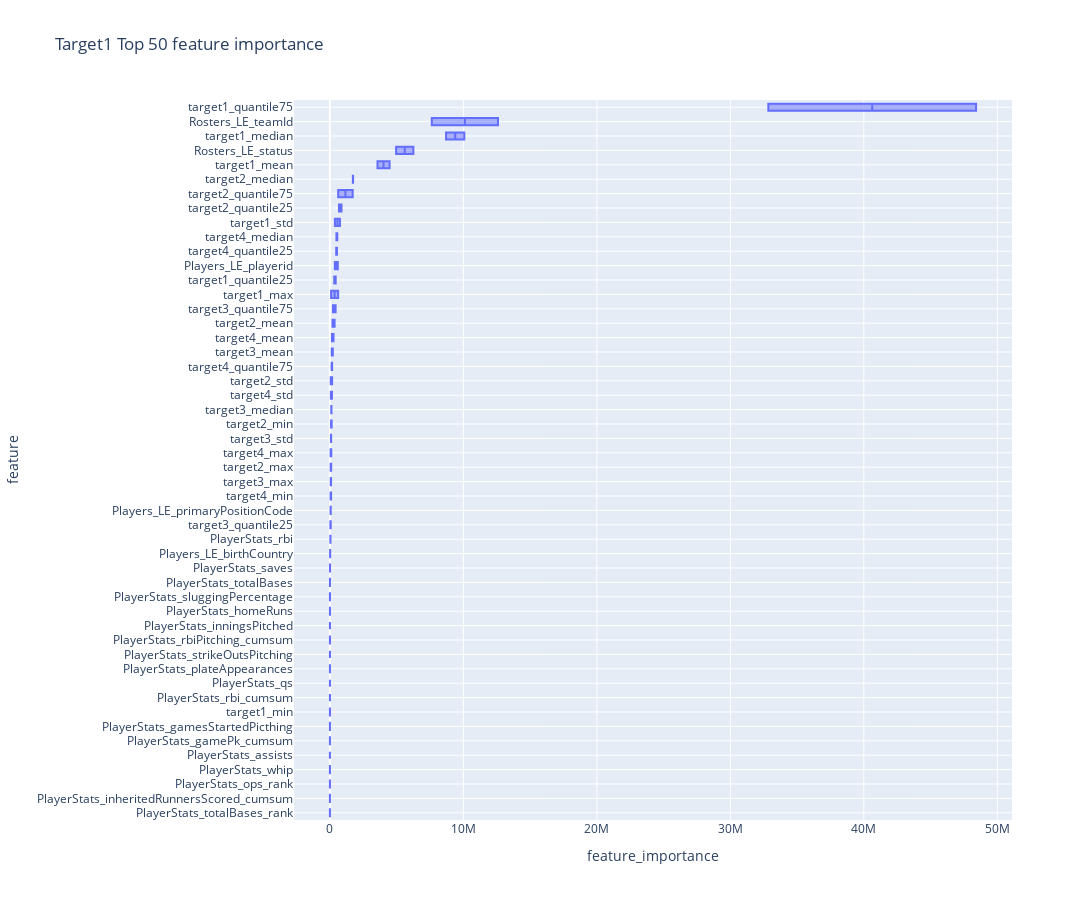
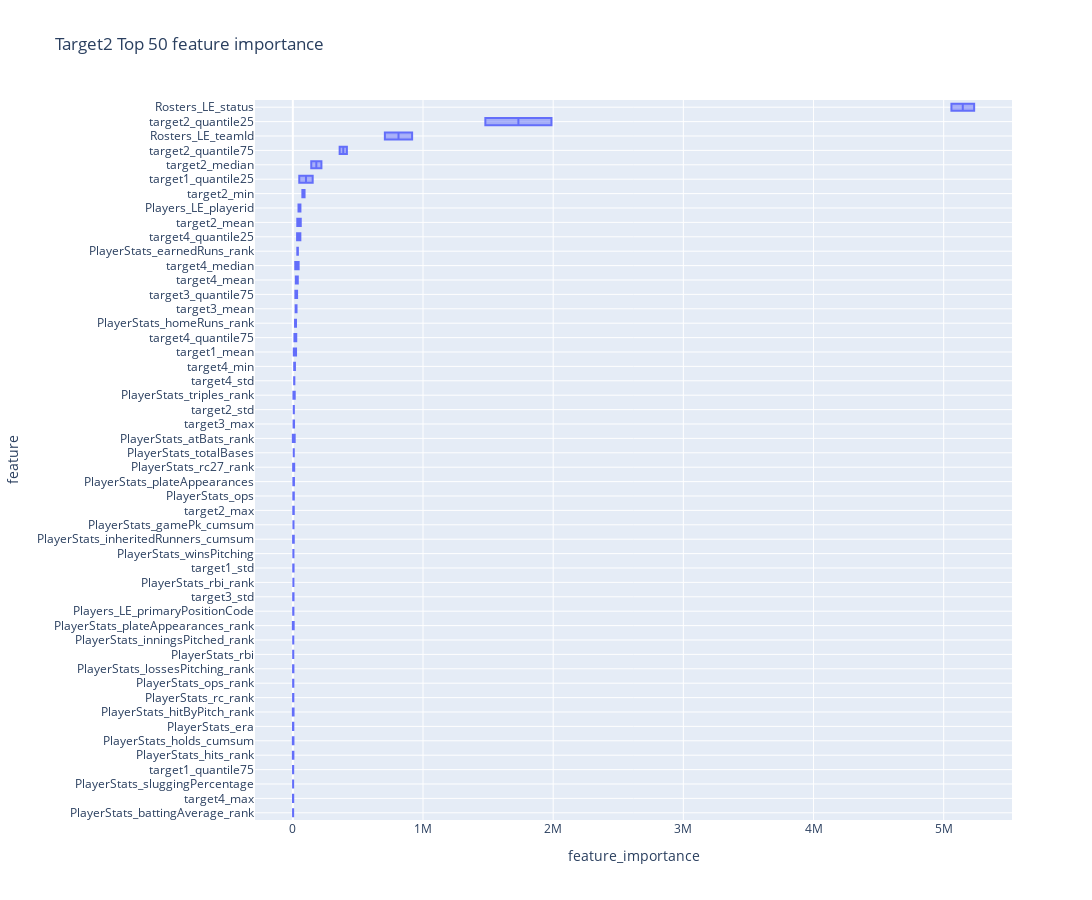
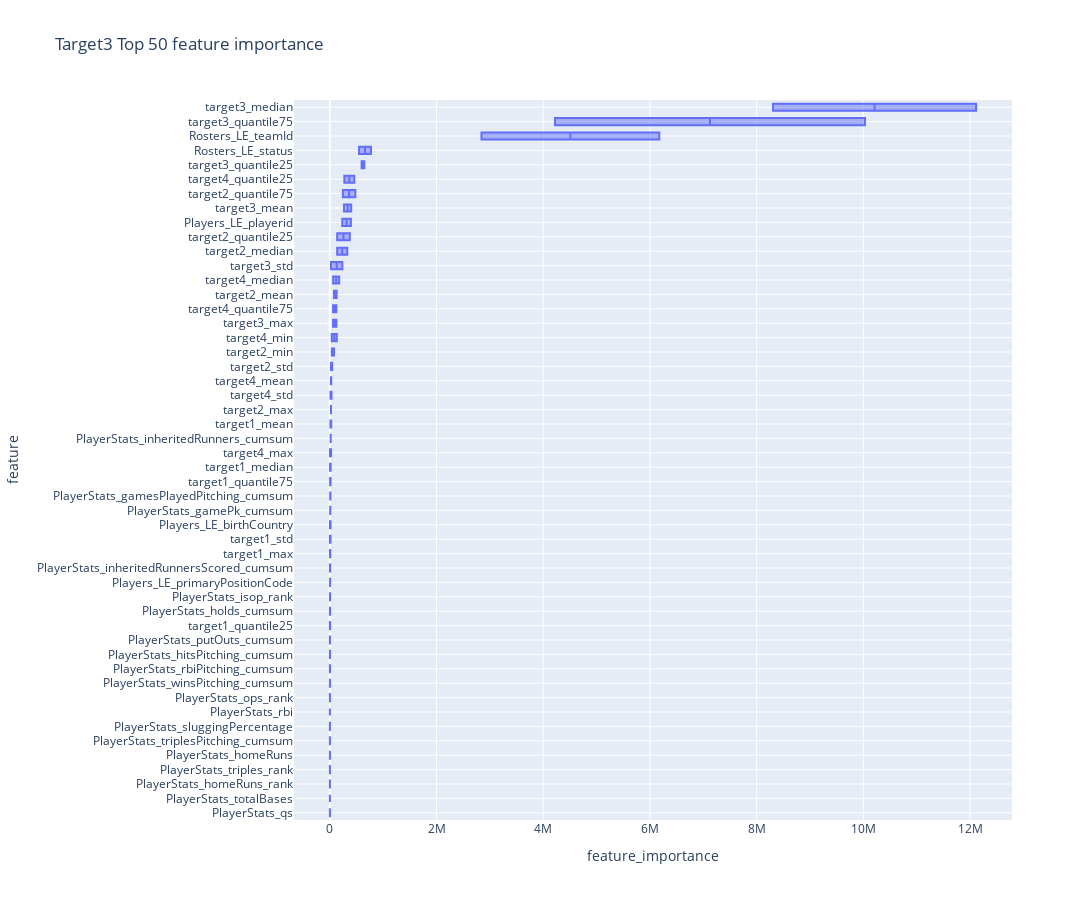
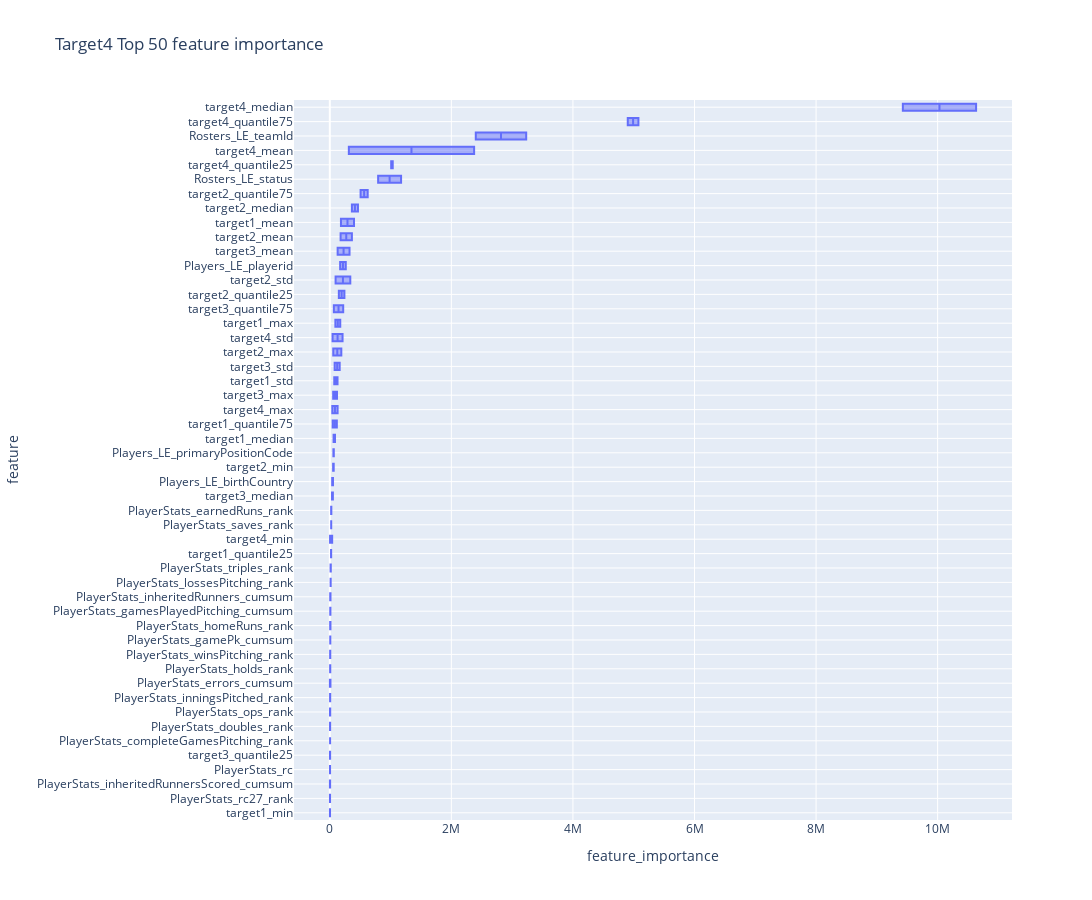

Notebook cell for these charts, in order:
### Code cell
visualize_feature_importance(models, train_feat_df)

### Figure 1 — Plotly figure (JSON) as saved in the notebook; plotly's stock layout.template omitted (floating-point values rounded to 4 significant figures)
{"data": [{"alignmentgroup": "True", "hovertemplate": "feature_importance=%{x}<br>feature=%{y}<extra></extra>", "legendgroup": "", "marker": {"color": "#636efa"}, "name": "", "notched": false, "offsetgroup": "", "orientation": "h", "showlegend": false, "type": "box", "x": [3565000.0, 375600.0, 88250.0, 4512.0, 8702000.0, 325800.0, 32850000.0, 195300.0, 63310.0, 57950.0, 132300.0, 1738000.0, 681100.0, 621000.0, 140300.0, 79320.0, 62280.0, 102000.0, 62670.0, 428000.0, 152400.0, 70750.0, 54660.0, 88100.0, 489600.0, 473500.0, 128900.0, 7633000.0, 4960000.0, 16280.0, 50990.0, 370800.0, 3599.0, 4215.0, 36620.0, 4553.0, 2617.0, 8343.0, 4194.0, 4257.0, 1904.0, 3396.0, 2354.0, 3036.0, 1388.0, 3096.0, 6043.0, 2793.0, 2603.0, 478.7, 4473000.0, 754100.0, 617800.0, 1515.0, 10070000.0, 433300.0, 48410000.0, 351400.0, 166300.0, 95020.0, 85680.0, 1721000.0, 871300.0, 1708000.0, 217000.0, 91400.0, 85430.0, 116400.0, 37820.0, 230500.0, 272100.0, 155100.0, 102400.0, 51070.0, 553100.0, 530200.0, 165300.0, 12590000.0, 6252000.0, 18930.0, 60990.0, 593800.0, 4082.0, 4999.0, 41170.0, 5745.0, 3202.0, 9449.0, 4312.0, 3878.0, 2094.0, 3159.0, 2255.0, 3053.0, 2315.0, 5104.0, 3741.0, 1014.0, 968.4, 3262.0], "x0": " ", "xaxis": "x", "y": ["target1_mean", "target1_std", "target1_max", "target1_min", "target1_median", "target1_quantile25", "target1_quantile75", "target2_mean", "target2_std", "target2_max", "target2_min", "target2_median", "target2_quantile25", "target2_quantile75", "target3_mean", "target3_std", "target3_max", "target3_median", "target3_quantile25", "target3_quantile75", "target4_mean", "target4_std", "target4_max", "target4_min", "target4_median", "target4_quantile25", "target4_quantile75", "Rosters_LE_teamId", "Rosters_LE_status", "Players_LE_birthCountry", "Players_LE_primaryPositionCode", "Players_LE_playerid", "PlayerStats_plateAppearances", "PlayerStats_homeRuns", "PlayerStats_rbi", "PlayerStats_totalBases", "PlayerStats_gamesStartedPicthing", "PlayerStats_saves", "PlayerStats_inningsPitched", "PlayerStats_strikeOutsPitching", "PlayerStats_assists", "PlayerStats_qs", "PlayerStats_gamePk_cumsum", "PlayerStats_rbi_cumsum", "PlayerStats_inheritedRunnersScored_cumsum", "PlayerStats_rbiPitching_cumsum", "PlayerStats_sluggingPercentage", "PlayerStats_whip", "PlayerStats_totalBases_rank", "PlayerStats_ops_rank", "target1_mean", "target1_std", "target1_max", "target1_min", "target1_median", "target1_quantile25", "target1_quantile75", "target2_mean", "target2_std", "target2_max", "target2_min", "target2_median", "target2_quantile25", "target2_quantile75", "target3_mean", "target3_std", "target3_max", "target3_median", "target3_quantile25", "target3_quantile75", "target4_mean", "target4_std", "target4_max", "target4_min", "target4_median", "target4_quantile25", "target4_quantile75", "Rosters_LE_teamId", "Rosters_LE_status", "Players_LE_birthCountry", "Players_LE_primaryPositionCode", "Players_LE_playerid", "PlayerStats_plateAppearances", "PlayerStats_homeRuns", "PlayerStats_rbi", "PlayerStats_totalBases", "PlayerStats_gamesStartedPicthing", "PlayerStats_saves", "PlayerStats_inningsPitched", "PlayerStats_strikeOutsPitching", "PlayerStats_assists", "PlayerStats_qs", "PlayerStats_gamePk_cumsum", "PlayerStats_rbi_cumsum", "PlayerStats_inheritedRunnersScored_cumsum", "PlayerStats_rbiPitching_cumsum", "PlayerStats_sluggingPercentage", "PlayerStats_whip", "PlayerStats_totalBases_rank", "PlayerStats_ops_rank"], "y0": " ", "yaxis": "y"}], "layout": {"boxmode": "group", "height": 900, "legend": {"tracegroupgap": 0}, "title": {"text": "Target1 Top 50 feature importance"}, "width": 1250, "xaxis": {"anchor": "y", "domain": [0, 1], "title": {"text": "feature_importance"}}, "yaxis": {"anchor": "x", "categoryarray": ["PlayerStats_totalBases_rank", "PlayerStats_inheritedRunnersScored_cumsum", "PlayerStats_ops_rank", "PlayerStats_whip", "PlayerStats_assists", "PlayerStats_gamePk_cumsum", "PlayerStats_gamesStartedPicthing", "target1_min", "PlayerStats_rbi_cumsum", "PlayerStats_qs", "PlayerStats_plateAppearances", "PlayerStats_strikeOutsPitching", "PlayerStats_rbiPitching_cumsum", "PlayerStats_inningsPitched", "PlayerStats_homeRuns", "PlayerStats_sluggingPercentage", "PlayerStats_totalBases", "PlayerStats_saves", "Players_LE_birthCountry", "PlayerStats_rbi", "target3_quantile25", "Players_LE_primaryPositionCode", "target4_min", "target3_max", "target2_max", "target4_max", "target3_std", "target2_min", "target3_median", "target4_std", "target2_std", "target4_quantile75", "target3_mean", "target4_mean", "target2_mean", "target3_quantile75", "target1_max", "target1_quantile25", "Players_LE_playerid", "target4_quantile25", "target4_median", "target1_std", "target2_quantile25", "target2_quantile75", "target2_median", "target1_mean", "Rosters_LE_status", "target1_median", "Rosters_LE_teamId", "target1_quantile75"], "categoryorder": "array", "domain": [0, 1], "showgrid": true, "title": {"text": "feature"}}}}

### Figure 2 — Plotly figure (JSON) as saved in the notebook; plotly's stock layout.template omitted (floating-point values rounded to 4 significant figures)
{"data": [{"alignmentgroup": "True", "hovertemplate": "feature_importance=%{x}<br>feature=%{y}<extra></extra>", "legendgroup": "", "marker": {"color": "#636efa"}, "name": "", "notched": false, "offsetgroup": "", "orientation": "h", "showlegend": false, "type": "box", "x": [24500.0, 5517.0, 49310.0, 2585.0, 60800.0, 7725.0, 3233.0, 73130.0, 219400.0, 1987000.0, 415200.0, 28290.0, 2547.0, 5462.0, 32590.0, 37960.0, 11490.0, 2874.0, 16050.0, 44370.0, 57650.0, 12150.0, 916300.0, 5234000.0, 4244.0, 58130.0, 8500.0, 3338.0, 6670.0, 4565.0, 4447.0, 0, 7056.0, 1887.0, 3514.0, 3608.0, 24140.0, 172.6, 4292.0, 4377.0, 5381.0, 0, 14170.0, 2226.0, 3666.0, 1891.0, 10310.0, 4225.0, 3393.0, 34250.0, 7151.0, 2900.0, 152400.0, 1579.0, 34070.0, 6839.0, 7063.0, 89870.0, 141400.0, 1479000.0, 359500.0, 21550.0, 5175.0, 9058.0, 19620.0, 23050.0, 10030.0, 1124.0, 10340.0, 18580.0, 32470.0, 26020.0, 707000.0, 5059000.0, 2670.0, 43470.0, 3876.0, 2626.0, 7132.0, 3867.0, 5078.0, 4553.0, 1881.0, 2198.0, 7414.0, 1269.0, 16820.0, 4162.0, 4038.0, 14410.0, 0, 6357.0, 0, 1709.0, 2252.0, 3796.0, 2231.0, 1735.0, 2736.0, 38670.0], "x0": " ", "xaxis": "x", "y": ["target1_mean", "target1_std", "target1_quantile25", "target1_quantile75", "target2_mean", "target2_std", "target2_max", "target2_min", "target2_median", "target2_quantile25", "target2_quantile75", "target3_mean", "target3_std", "target3_max", "target3_quantile75", "target4_mean", "target4_std", "target4_max", "target4_min", "target4_median", "target4_quantile25", "target4_quantile75", "Rosters_LE_teamId", "Rosters_LE_status", "Players_LE_primaryPositionCode", "Players_LE_playerid", "PlayerStats_plateAppearances", "PlayerStats_rbi", "PlayerStats_totalBases", "PlayerStats_winsPitching", "PlayerStats_gamePk_cumsum", "PlayerStats_holds_cumsum", "PlayerStats_inheritedRunners_cumsum", "PlayerStats_sluggingPercentage", "PlayerStats_ops", "PlayerStats_era", "PlayerStats_homeRuns_rank", "PlayerStats_hits_rank", "PlayerStats_rbi_rank", "PlayerStats_triples_rank", "PlayerStats_hitByPitch_rank", "PlayerStats_plateAppearances_rank", "PlayerStats_atBats_rank", "PlayerStats_battingAverage_rank", "PlayerStats_ops_rank", "PlayerStats_rc_rank", "PlayerStats_rc27_rank", "PlayerStats_lossesPitching_rank", "PlayerStats_inningsPitched_rank", "PlayerStats_earnedRuns_rank", "target1_mean", "target1_std", "target1_quantile25", "target1_quantile75", "target2_mean", "target2_std", "target2_max", "target2_min", "target2_median", "target2_quantile25", "target2_quantile75", "target3_mean", "target3_std", "target3_max", "target3_quantile75", "target4_mean", "target4_std", "target4_max", "target4_min", "target4_median", "target4_quantile25", "target4_quantile75", "Rosters_LE_teamId", "Rosters_LE_status", "Players_LE_primaryPositionCode", "Players_LE_playerid", "PlayerStats_plateAppearances", "PlayerStats_rbi", "PlayerStats_totalBases", "PlayerStats_winsPitching", "PlayerStats_gamePk_cumsum", "PlayerStats_holds_cumsum", "PlayerStats_inheritedRunners_cumsum", "PlayerStats_sluggingPercentage", "PlayerStats_ops", "PlayerStats_era", "PlayerStats_homeRuns_rank", "PlayerStats_hits_rank", "PlayerStats_rbi_rank", "PlayerStats_triples_rank", "PlayerStats_hitByPitch_rank", "PlayerStats_plateAppearances_rank", "PlayerStats_atBats_rank", "PlayerStats_battingAverage_rank", "PlayerStats_ops_rank", "PlayerStats_rc_rank", "PlayerStats_rc27_rank", "PlayerStats_lossesPitching_rank", "PlayerStats_inningsPitched_rank", "PlayerStats_earnedRuns_rank"], "y0": " ", "yaxis": "y"}], "layout": {"boxmode": "group", "height": 900, "legend": {"tracegroupgap": 0}, "title": {"text": "Target2 Top 50 feature importance"}, "width": 1250, "xaxis": {"anchor": "y", "domain": [0, 1], "title": {"text": "feature_importance"}}, "yaxis": {"anchor": "x", "categoryarray": ["PlayerStats_battingAverage_rank", "target4_max", "PlayerStats_sluggingPercentage", "target1_quantile75", "PlayerStats_hits_rank", "PlayerStats_holds_cumsum", "PlayerStats_era", "PlayerStats_hitByPitch_rank", "PlayerStats_rc_rank", "PlayerStats_ops_rank", "PlayerStats_lossesPitching_rank", "PlayerStats_rbi", "PlayerStats_inningsPitched_rank", "PlayerStats_plateAppearances_rank", "Players_LE_primaryPositionCode", "target3_std", "PlayerStats_rbi_rank", "target1_std", "PlayerStats_winsPitching", "PlayerStats_inheritedRunners_cumsum", "PlayerStats_gamePk_cumsum", "target2_max", "PlayerStats_ops", "PlayerStats_plateAppearances", "PlayerStats_rc27_rank", "PlayerStats_totalBases", "PlayerStats_atBats_rank", "target3_max", "target2_std", "PlayerStats_triples_rank", "target4_std", "target4_min", "target1_mean", "target4_quantile75", "PlayerStats_homeRuns_rank", "target3_mean", "target3_quantile75", "target4_mean", "target4_median", "PlayerStats_earnedRuns_rank", "target4_quantile25", "target2_mean", "Players_LE_playerid", "target2_min", "target1_quantile25", "target2_median", "target2_quantile75", "Rosters_LE_teamId", "target2_quantile25", "Rosters_LE_status"], "categoryorder": "array", "domain": [0, 1], "showgrid": true, "title": {"text": "feature"}}}}

### Figure 3 — Plotly figure (JSON) as saved in the notebook; plotly's stock layout.template omitted (floating-point values rounded to 4 significant figures)
{"data": [{"alignmentgroup": "True", "hovertemplate": "feature_importance=%{x}<br>feature=%{y}<extra></extra>", "legendgroup": "", "marker": {"color": "#636efa"}, "name": "", "notched": false, "offsetgroup": "", "orientation": "h", "showlegend": false, "type": "box", "x": [11020.0, 2169.0, 3157.0, 4388.0, 1240.0, 5012.0, 77230.0, 21100.0, 21400.0, 37630.0, 137100.0, 137700.0, 244300.0, 265100.0, 21820.0, 60430.0, 8307000.0, 595800.0, 4219000.0, 19370.0, 12260.0, 2852.0, 35620.0, 61040.0, 271600.0, 61530.0, 2842000.0, 547100.0, 3429.0, 4296.0, 233000.0, 1236.0, 1677.0, 1385.0, 1210.0, 8822.0, 7057.0, 1542.0, 4342.0, 1838.0, 15550.0, 2975.0, 1148.0, 1407.0, 1843.0, 1324.0, 1552.0, 1329.0, 1600.0, 4086.0, 24870.0, 12180.0, 7363.0, 14520.0, 4191.0, 12920.0, 127700.0, 43520.0, 21660.0, 78100.0, 326800.0, 374800.0, 478100.0, 400000.0, 234500.0, 122400.0, 12110000.0, 647300.0, 10030000.0, 26200.0, 31530.0, 23260.0, 129700.0, 175700.0, 457900.0, 121800.0, 6175000.0, 771300.0, 12570.0, 4457.0, 394300.0, 1773.0, 1709.0, 1349.0, 1415.0, 7486.0, 10630.0, 2060.0, 2345.0, 2123.0, 15030.0, 6520.0, 2732.0, 1610.0, 2232.0, 1978.0, 1358.0, 1631.0, 1805.0, 3189.0], "x0": " ", "xaxis": "x", "y": ["target1_mean", "target1_std", "target1_max", "target1_median", "target1_quantile25", "target1_quantile75", "target2_mean", "target2_std", "target2_max", "target2_min", "target2_median", "target2_quantile25", "target2_quantile75", "target3_mean", "target3_std", "target3_max", "target3_median", "target3_quantile25", "target3_quantile75", "target4_mean", "target4_std", "target4_max", "target4_min", "target4_median", "target4_quantile25", "target4_quantile75", "Rosters_LE_teamId", "Rosters_LE_status", "Players_LE_birthCountry", "Players_LE_primaryPositionCode", "Players_LE_playerid", "PlayerStats_homeRuns", "PlayerStats_rbi", "PlayerStats_totalBases", "PlayerStats_qs", "PlayerStats_gamePk_cumsum", "PlayerStats_gamesPlayedPitching_cumsum", "PlayerStats_winsPitching_cumsum", "PlayerStats_holds_cumsum", "PlayerStats_hitsPitching_cumsum", "PlayerStats_inheritedRunners_cumsum", "PlayerStats_inheritedRunnersScored_cumsum", "PlayerStats_rbiPitching_cumsum", "PlayerStats_triplesPitching_cumsum", "PlayerStats_putOuts_cumsum", "PlayerStats_sluggingPercentage", "PlayerStats_homeRuns_rank", "PlayerStats_triples_rank", "PlayerStats_ops_rank", "PlayerStats_isop_rank", "target1_mean", "target1_std", "target1_max", "target1_median", "target1_quantile25", "target1_quantile75", "target2_mean", "target2_std", "target2_max", "target2_min", "target2_median", "target2_quantile25", "target2_quantile75", "target3_mean", "target3_std", "target3_max", "target3_median", "target3_quantile25", "target3_quantile75", "target4_mean", "target4_std", "target4_max", "target4_min", "target4_median", "target4_quantile25", "target4_quantile75", "Rosters_LE_teamId", "Rosters_LE_status", "Players_LE_birthCountry", "Players_LE_primaryPositionCode", "Players_LE_playerid", "PlayerStats_homeRuns", "PlayerStats_rbi", "PlayerStats_totalBases", "PlayerStats_qs", "PlayerStats_gamePk_cumsum", "PlayerStats_gamesPlayedPitching_cumsum", "PlayerStats_winsPitching_cumsum", "PlayerStats_holds_cumsum", "PlayerStats_hitsPitching_cumsum", "PlayerStats_inheritedRunners_cumsum", "PlayerStats_inheritedRunnersScored_cumsum", "PlayerStats_rbiPitching_cumsum", "PlayerStats_triplesPitching_cumsum", "PlayerStats_putOuts_cumsum", "PlayerStats_sluggingPercentage", "PlayerStats_homeRuns_rank", "PlayerStats_triples_rank", "PlayerStats_ops_rank", "PlayerStats_isop_rank"], "y0": " ", "yaxis": "y"}], "layout": {"boxmode": "group", "height": 900, "legend": {"tracegroupgap": 0}, "title": {"text": "Target3 Top 50 feature importance"}, "width": 1250, "xaxis": {"anchor": "y", "domain": [0, 1], "title": {"text": "feature_importance"}}, "yaxis": {"anchor": "x", "categoryarray": ["PlayerStats_qs", "PlayerStats_totalBases", "PlayerStats_homeRuns_rank", "PlayerStats_triples_rank", "PlayerStats_homeRuns", "PlayerStats_triplesPitching_cumsum", "PlayerStats_sluggingPercentage", "PlayerStats_rbi", "PlayerStats_ops_rank", "PlayerStats_winsPitching_cumsum", "PlayerStats_rbiPitching_cumsum", "PlayerStats_hitsPitching_cumsum", "PlayerStats_putOuts_cumsum", "target1_quantile25", "PlayerStats_holds_cumsum", "PlayerStats_isop_rank", "Players_LE_primaryPositionCode", "PlayerStats_inheritedRunnersScored_cumsum", "target1_max", "target1_std", "Players_LE_birthCountry", "PlayerStats_gamePk_cumsum", "PlayerStats_gamesPlayedPitching_cumsum", "target1_quantile75", "target1_median", "target4_max", "PlayerStats_inheritedRunners_cumsum", "target1_mean", "target2_max", "target4_std", "target4_mean", "target2_std", "target2_min", "target4_min", "target3_max", "target4_quantile75", "target2_mean", "target4_median", "target3_std", "target2_median", "target2_quantile25", "Players_LE_playerid", "target3_mean", "target2_quantile75", "target4_quantile25", "target3_quantile25", "Rosters_LE_status", "Rosters_LE_teamId", "target3_quantile75", "target3_median"], "categoryorder": "array", "domain": [0, 1], "showgrid": true, "title": {"text": "feature"}}}}

### Figure 4 — Plotly figure (JSON) as saved in the notebook; plotly's stock layout.template omitted (floating-point values rounded to 4 significant figures)
{"data": [{"alignmentgroup": "True", "hovertemplate": "feature_importance=%{x}<br>feature=%{y}<extra></extra>", "legendgroup": "", "marker": {"color": "#636efa"}, "name": "", "notched": false, "offsetgroup": "", "orientation": "h", "showlegend": false, "type": "box", "x": [398100.0, 127100.0, 171900.0, 2561.0, 85330.0, 22060.0, 115700.0, 363500.0, 337000.0, 189300.0, 64250.0, 463200.0, 240100.0, 506400.0, 324400.0, 162400.0, 118100.0, 50600.0, 3052.0, 220400.0, 2374000.0, 209800.0, 128100.0, 38720.0, 10630000.0, 1010000.0, 5077000.0, 3231000.0, 1173000.0, 52240.0, 65600.0, 262600.0, 7179.0, 7249.0, 11270.0, 1904.0, 1506.0, 4029.0, 10470.0, 5350.0, 16150.0, 6446.0, 2689.0, 7504.0, 14230.0, 22670.0, 7437.0, 4682.0, 6259.0, 22080.0, 183300.0, 73170.0, 91490.0, 3424.0, 62100.0, 20190.0, 47470.0, 177500.0, 95080.0, 56640.0, 54650.0, 363400.0, 148500.0, 623200.0, 128900.0, 79700.0, 55710.0, 36470.0, 4927.0, 66390.0, 313100.0, 45540.0, 41090.0, 4353.0, 9427000.0, 1035000.0, 4902000.0, 2401000.0, 795000.0, 39350.0, 59220.0, 170100.0, 8056.0, 9729.0, 6697.0, 4951.0, 10580.0, 3379.0, 6165.0, 3975.0, 12290.0, 3077.0, 3770.0, 5602.0, 13210.0, 23060.0, 5524.0, 4595.0, 4707.0, 24990.0], "x0": " ", "xaxis": "x", "y": ["target1_mean", "target1_std", "target1_max", "target1_min", "target1_median", "target1_quantile25", "target1_quantile75", "target2_mean", "target2_std", "target2_max", "target2_min", "target2_median", "target2_quantile25", "target2_quantile75", "target3_mean", "target3_std", "target3_max", "target3_median", "target3_quantile25", "target3_quantile75", "target4_mean", "target4_std", "target4_max", "target4_min", "target4_median", "target4_quantile25", "target4_quantile75", "Rosters_LE_teamId", "Rosters_LE_status", "Players_LE_birthCountry", "Players_LE_primaryPositionCode", "Players_LE_playerid", "PlayerStats_gamePk_cumsum", "PlayerStats_gamesPlayedPitching_cumsum", "PlayerStats_inheritedRunners_cumsum", "PlayerStats_inheritedRunnersScored_cumsum", "PlayerStats_errors_cumsum", "PlayerStats_rc", "PlayerStats_homeRuns_rank", "PlayerStats_doubles_rank", "PlayerStats_triples_rank", "PlayerStats_ops_rank", "PlayerStats_rc27_rank", "PlayerStats_winsPitching_rank", "PlayerStats_lossesPitching_rank", "PlayerStats_saves_rank", "PlayerStats_holds_rank", "PlayerStats_completeGamesPitching_rank", "PlayerStats_inningsPitched_rank", "PlayerStats_earnedRuns_rank", "target1_mean", "target1_std", "target1_max", "target1_min", "target1_median", "target1_quantile25", "target1_quantile75", "target2_mean", "target2_std", "target2_max", "target2_min", "target2_median", "target2_quantile25", "target2_quantile75", "target3_mean", "target3_std", "target3_max", "target3_median", "target3_quantile25", "target3_quantile75", "target4_mean", "target4_std", "target4_max", "target4_min", "target4_median", "target4_quantile25", "target4_quantile75", "Rosters_LE_teamId", "Rosters_LE_status", "Players_LE_birthCountry", "Players_LE_primaryPositionCode", "Players_LE_playerid", "PlayerStats_gamePk_cumsum", "PlayerStats_gamesPlayedPitching_cumsum", "PlayerStats_inheritedRunners_cumsum", "PlayerStats_inheritedRunnersScored_cumsum", "PlayerStats_errors_cumsum", "PlayerStats_rc", "PlayerStats_homeRuns_rank", "PlayerStats_doubles_rank", "PlayerStats_triples_rank", "PlayerStats_ops_rank", "PlayerStats_rc27_rank", "PlayerStats_winsPitching_rank", "PlayerStats_lossesPitching_rank", "PlayerStats_saves_rank", "PlayerStats_holds_rank", "PlayerStats_completeGamesPitching_rank", "PlayerStats_inningsPitched_rank", "PlayerStats_earnedRuns_rank"], "y0": " ", "yaxis": "y"}], "layout": {"boxmode": "group", "height": 900, "legend": {"tracegroupgap": 0}, "title": {"text": "Target4 Top 50 feature importance"}, "width": 1250, "xaxis": {"anchor": "y", "domain": [0, 1], "title": {"text": "feature_importance"}}, "yaxis": {"anchor": "x", "categoryarray": ["target1_min", "PlayerStats_rc27_rank", "PlayerStats_inheritedRunnersScored_cumsum", "PlayerStats_rc", "target3_quantile25", "PlayerStats_completeGamesPitching_rank", "PlayerStats_doubles_rank", "PlayerStats_ops_rank", "PlayerStats_inningsPitched_rank", "PlayerStats_errors_cumsum", "PlayerStats_holds_rank", "PlayerStats_winsPitching_rank", "PlayerStats_gamePk_cumsum", "PlayerStats_homeRuns_rank", "PlayerStats_gamesPlayedPitching_cumsum", "PlayerStats_inheritedRunners_cumsum", "PlayerStats_lossesPitching_rank", "PlayerStats_triples_rank", "target1_quantile25", "target4_min", "PlayerStats_saves_rank", "PlayerStats_earnedRuns_rank", "target3_median", "Players_LE_birthCountry", "target2_min", "Players_LE_primaryPositionCode", "target1_median", "target1_quantile75", "target4_max", "target3_max", "target1_std", "target3_std", "target2_max", "target4_std", "target1_max", "target3_quantile75", "target2_quantile25", "target2_std", "Players_LE_playerid", "target3_mean", "target2_mean", "target1_mean", "target2_median", "target2_quantile75", "Rosters_LE_status", "target4_quantile25", "target4_mean", "Rosters_LE_teamId", "target4_quantile75", "target4_median"], "categoryorder": "array", "domain": [0, 1], "showgrid": true, "title": {"text": "feature"}}}}
